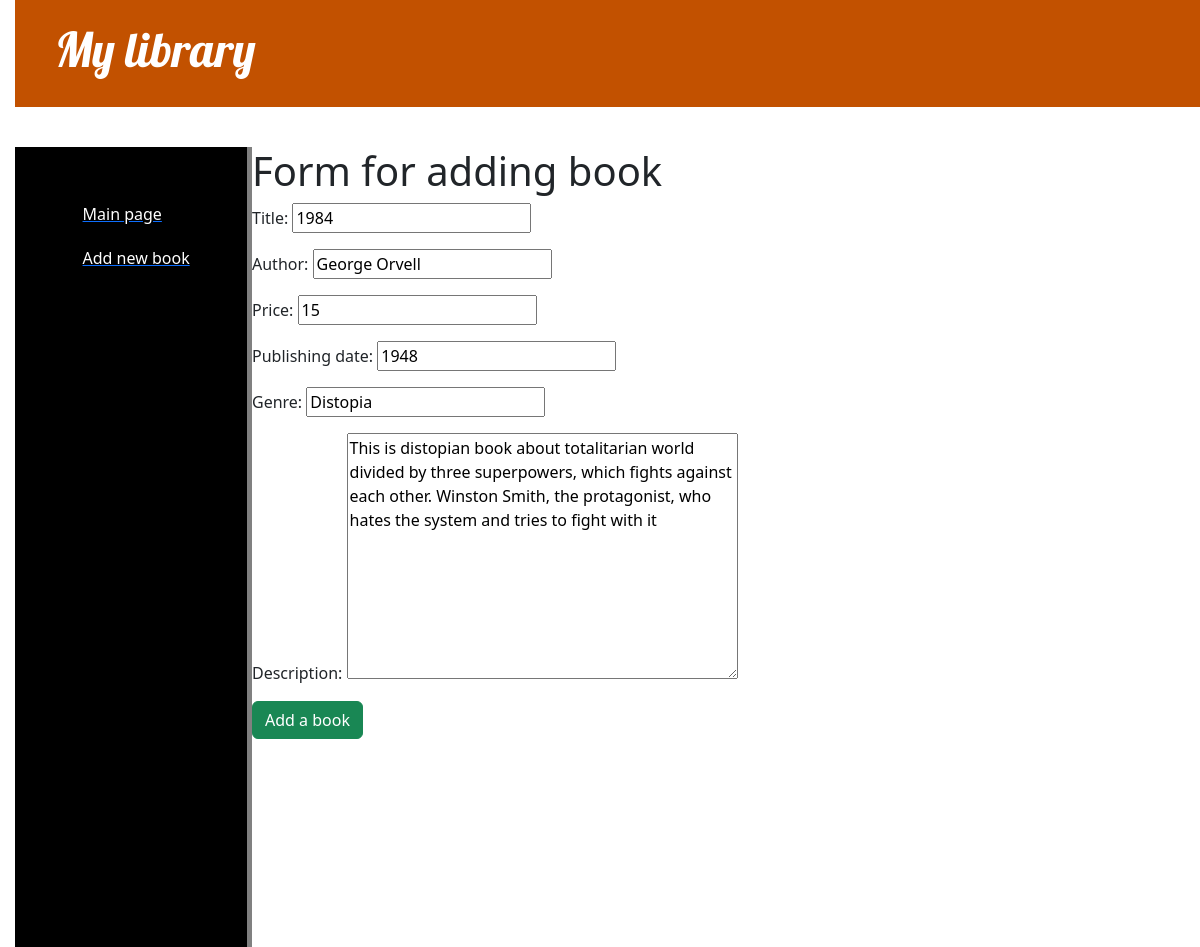
Screenshot of /post/1/update_book/ with the database file from the repository.
### books/models.py (models this page shows, shortened)
class Book(models.Model):
    title = models.CharField(max_length=255)
    author = models.CharField(max_length=255)
    price = models.IntegerField()
    publishing_date = models.IntegerField()
    genre = models.CharField(max_length=255)
    description = models.TextField()
    is_published_on_website = False

### books/views.py (the view)
# urls.py: path('post/<int:pk>/update_book/', views.update_book, name='update_book'),
def update_book(request, pk):
    post = get_object_or_404(Book, pk=pk)
    if request.method == "POST":
        form = BookAddForm(request.POST, instance=post)
        if form.is_valid():
            post = form.save(commit=False)
            post.save()
            return redirect('show_main_page')
    else:
        form = BookAddForm(instance=post)
    return render(request, 'books/add_book.html', {'form': form})

### books/form.py
class BookAddForm(ModelForm):
    class Meta:
        model = Book
        fields = ['title', 'author', 'price', 'publishing_date', 'genre', 'description']

### books/templates/books/add_book.html (shortened to what this page needs)
{% extends 'books/base.html' %}
{% block content %}
    <h1>Form for adding book</h1>
    <form method="POST">
        {{ form.as_p }}
        <button class="btn btn-success" type="submit">Add a book</button>
    </form>
{% endblock %}

### books/static/books/css/decoration.css (style rules this page uses)
body { padding-left: 15px; }

### rows the page displays
Book: title "1984", author "George Orvell", price "15", publishing_date "1948", genre "Distopia", description "This is distopian book about totalitarian world divided by three superpowers, which fights against each other. Winston Smith, the protagonist, who hates the system and tries to fight with it"
